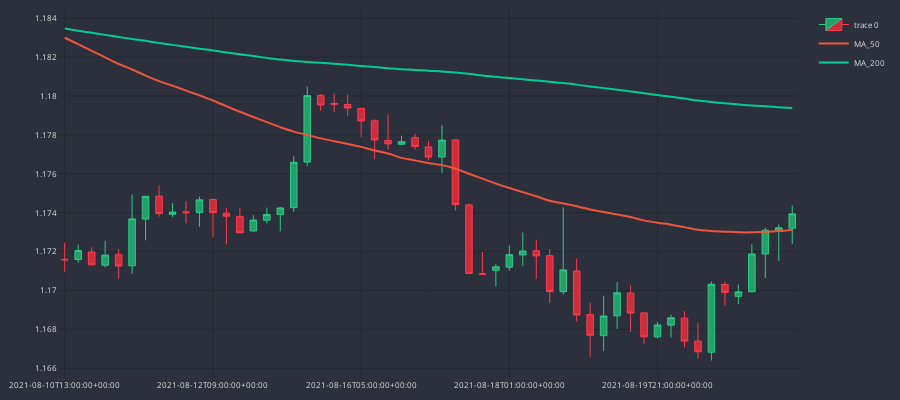

The notebook cell saved with this chart:
### Code cell
cp = plot.CandlePlot(df_an.iloc[20:75])
cp.show_plot(line_traces=[MA_S,MA_L])
